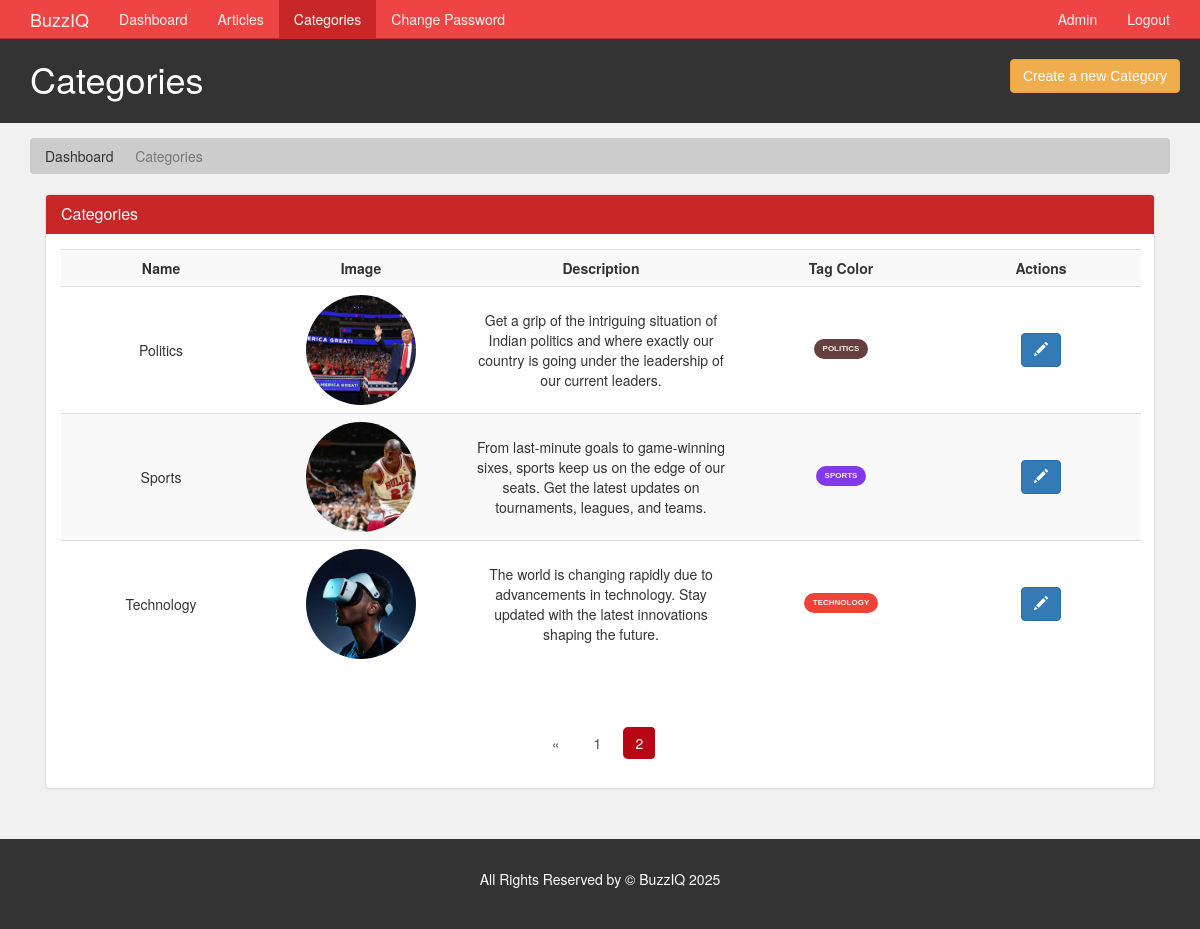
The page /admin/categories.php?page=2 (signed in) on the database its author committed.
### tables this page shows
CREATE TABLE `category` (
  `category_id` int(11) NOT NULL,
  `category_name` varchar(45) NOT NULL,
  `category_color` varchar(35) NOT NULL,
  `category_image` varchar(250) NOT NULL,
  `category_description` varchar(350) NOT NULL
);

### admin/categories.php (the view, shortened to what this page needs)
<?php
  require('./includes/nav.inc.php');
?>
<section id="breadcrumb">
  <div class="container">
    <ol class="breadcrumb">
      <li><a href="./index.php">Dashboard</a></li>
      <li class="active">Categories</li>
    </ol>
  </div>
</section>
<section id="main">
  <div class="container">
    <div class="col-md-12">
      <?php
        $limit = 5;
        if(isset($_GET['page'])) {
          $page = $_GET['page'];
        }else {
          $page = 1;
        }
        $offset = ($page - 1) * $limit;
        $sql = "SELECT *
                FROM category
                ORDER BY category_name ASC
                LIMIT {$offset},{$limit}";
        $result = mysqli_query($con,$sql);
        $row = mysqli_num_rows($result);
      ?>
      <div class="panel panel-default">
        <div class="panel-heading main-color-bg">
          <h3 class="panel-title">Categories</h3>
        </div>
        <div class="panel-body">
          <table class="table table-striped table-hover article-list">
            <tr>
              <th style="min-width: 80px; text-align:center">Name</th>
              <th style="min-width: 100px">Image</th>
              <th style="min-width: 280px">Description</th>
              <th style="min-width: 20px">Tag Color</th>
              <th style="min-width: 20px">Actions</th>
            </tr>
            <?php
                if($row > 0) {
                  while($data = mysqli_fetch_assoc($result)) {
                    $category_name = $data['category_name'];
                    $category_id = $data['category_id'];
                    $category_desc = $data['category_description'];
                    $category_image = $data['category_image'];
                    $category_color = $data['category_color'];
                    echo '
                      <tr>
                        <td style="text-align:center;">
                          '.$category_name.'
                        </td>
                        <td>
                          <img src="../assets/images/category/'.$category_image.'" />
                        </td>
                        <td>
                          '.$category_desc.'
                        </td>
                        <td>
                          <div class="tag '.$category_color.'">'.$category_name.'</div>
                        </td>
                        <td>
                          <a class="btn btn-primary" href="./edit-category.php?id='.$category_id.'">
                            <span class="glyphicon glyphicon-pencil"></span>
                          </a>
                        </td>
                      </tr>
                    ';
                  }
                }
              ?>
          </table>
        </div>
        <div class="text-center">
          <ul class="pagination pg-red">
            <?php
              $paginationQuery = "SELECT * FROM category";
              $paginationResult = mysqli_query($con, $paginationQuery);
              if(mysqli_num_rows($paginationResult) > 0) {
                $total_categories = mysqli_num_rows($paginationResult);
                $total_page = ceil($total_categories / $limit);
                if($page > 1) {
                  echo '
                    <li class="page-item">
                      <a href="categories.php?page='.($page - 1).'" class="page-link">
                        <span>&laquo;</span>
                      </a>
                    </li>';
                }
                for($i = 1; $i <= $total_page; $i++) {
                  $active = "";
                  if($i == $page) {
                    $active = "active";
                  }
                  echo '<li class="page-item '.$active.'"><a href="./categories.php?page='.$i.'" class="page-link">'.$i.'</a></li>';
                }
              }
            ?>
          </ul>
        </div>
      </div>
    </div>
  </div>
</section>
<?php
  require('./includes/footer.inc.php')
?>

### assets/css/partials/4-component.css (style rules this page uses)
.container { width: 100%; padding-right: 15px; padding-left: 15px; margin-right: auto; margin-left: auto; }
.tag { display: inline-block; font-family: var(--ff-nunito); font-size: var(--ts-sml); font-weight: 800; text-transform: uppercase; color: var(--light-color); padding: 0.4rem 0.9rem; border-radius: 14px; margin-bottom: 0.5rem; }
.tag-orange { background: var(--tag-orange-color); }
.tag-purple { background: var(--tag-purple-color); }
.tag-brown { background: var(--tag-brown-color); }
.btn { display: inline-block; border: none; background: var(--dark-color); color: #fff; text-decoration: none; font-family: var(--ff-nunito); padding: 0.5rem 0.75rem; border-radius: var(--border-radius); transition: all 200ms ease-in-out; }
.btn-primary { background: var(--primary-color); }
.pagination { display: inline-block; }
.pagination a { float: left; padding: 8px 16px; margin: 2px; transition: all 200ms ease-in-out; }

### assets/css/admin/style.css (style rules this page uses)
body { background: var(--light-color); }
.main-color-bg { background-color: var(--primary-color) !important; border-color: var(--primary-color) !important; color: #ffffff !important; }
.breadcrumb { background: #cccccc; color: #333333; }
.breadcrumb a { color: #333333; }
.article-list td img { border-radius: 50%; object-fit: cover; height: 11rem; text-align: left; width: 11rem; }
.article-list td:not(:first-child), .article-list th:not(:first-child) { text-align: center; }
.article-list th, .article-list td { min-width: 200px; vertical-align: middle !important; }
.pagination > li > a, .pagination > li > span { border-radius: var(--border-radius); margin: 5px; border: none; color: var(--dark-color); cursor: pointer; }
.pagination > .active > a, .pagination > .active > a:focus, .pagination > .active > a:hover, .pagination > .active > span, .pagination > .active > span:focus, .pagination > .active > span:hover { z-index: 3; color: #fff; cursor: default; background-color: var(--active-color); border-color: none; }
#main { min-height: 57.2vh; }

### assets/css/partials/1-variables.css (style rules this page uses)
:root { --primary-color: #c72727; --secondary-color: #f99500; --light-color: #f1f1f1; --dark-color: #50514f; --black-color: #333333; --tag-trend-color: #fa163f; --tag-yellow-color: #ffbe0b; --tag-purple-color: #8338ec; --tag-blue-color: #3a86ff; --tag-green-color: #00ff73; --tag-orange-color: #ef4339; --tag-pink-color: #ff0a54; --tag-brown-color: #663f3f; --hover-color: #ee4444; --active-color: #b90615; --ts-vs: 0.56rem; --ts-sml: 0.8rem; --ts-md: 1.1rem; --ts-lg: 1.25rem; --hs-vs: 1.3rem; --hs-sml: 2rem; --hs-md: 2.5rem; --hs-lg: 3rem; --ff-monts: "Montserrat", sans-serif; --ff-nunito: "Nunito Sans", sans-serif; --ff-noto: "Noto Serif", serif; --ff-robo: "Roboto", sans-serif; --border-radius: 5px; }

### rows shown on the page
category: category_name "Politics", category_image (picture), category_description "Get a grip of the intriguing situation of Indian politics and where exactly our country is going under the leadership of our current leaders.", category_name "POLITICS"
category: category_name "Sports", category_image (picture), category_description "From last-minute goals to game-winning sixes, sports keep us on the edge of our seats. Get the latest updates on tournaments, leagues, and teams.", category_name "SPORTS"
category: category_name "Technology", category_image (picture), category_description "The world is changing rapidly due to advancements in technology. Stay updated with the latest innovations shaping the future.", category_name "TECHNOLOGY"

### other values the page prints
$admin_name "Admin"
$page_title "Categories"
